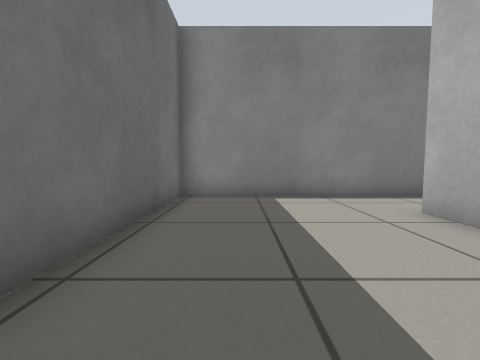
[1] (above)

16 first-person views from a walk through a robot-simulator world made for Gazebo. The camera is 0.5 m above the floor, tilts 4° down and sees 90° across. The floor is counted in squares, 0.5 m on a side. Each view is taken from the middle of a square. On the plan, view 1 faces up. The plan holds only what a view shows up to about 10 squares ahead; the rest is blank.

[2]
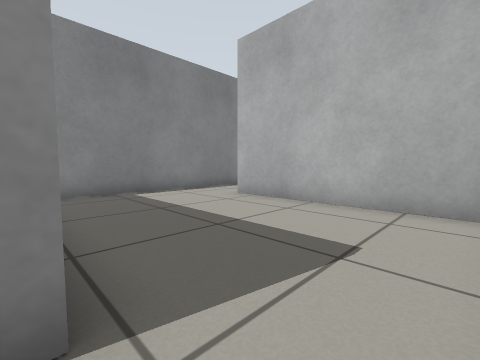

[3]
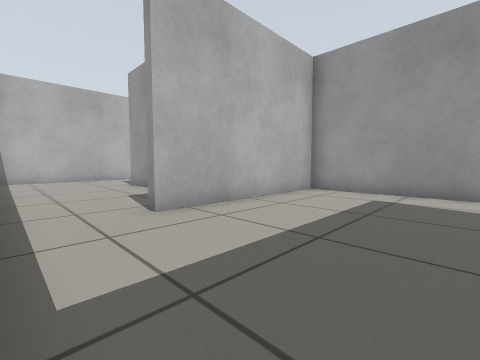

[4]
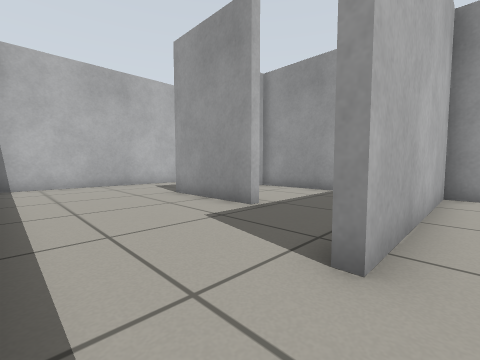

[5]
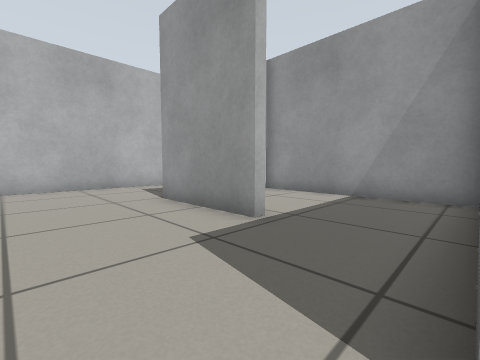

[6]
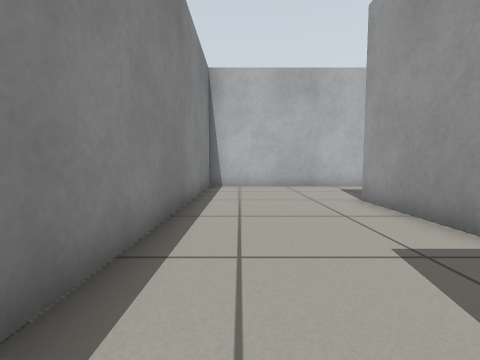

[7]
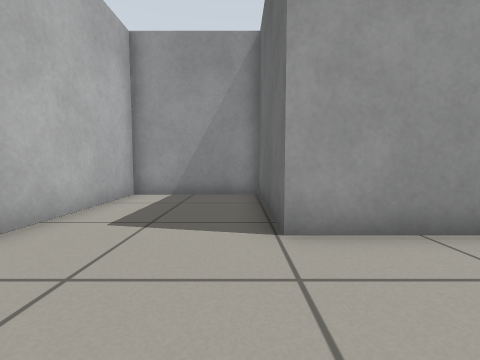

[8]
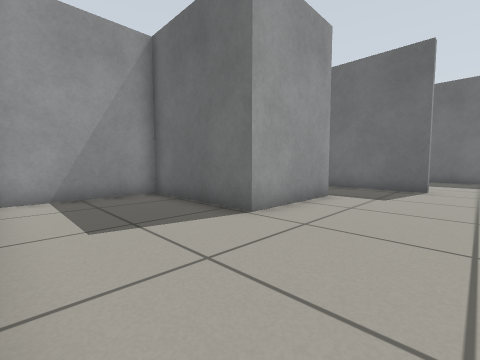

[9]
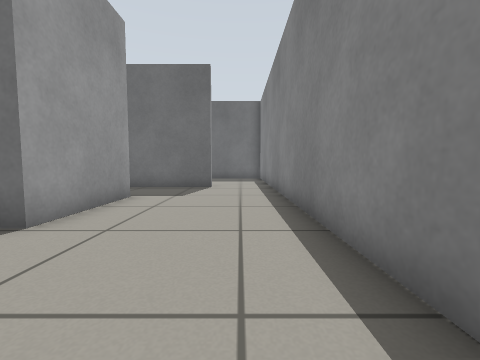

[10]
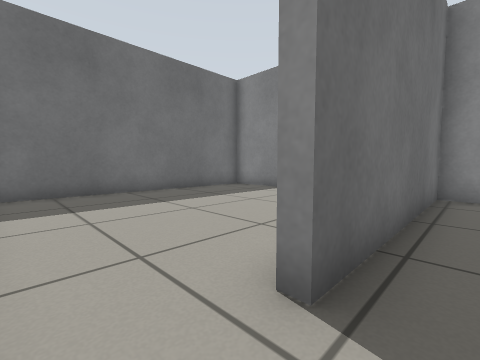

[11]
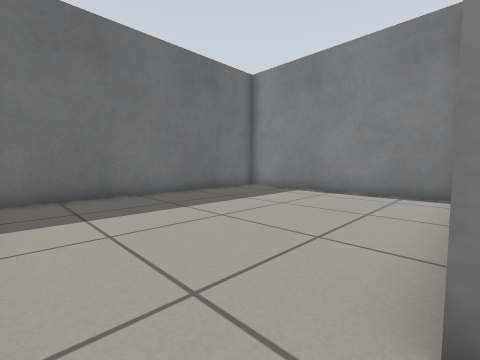

[12]
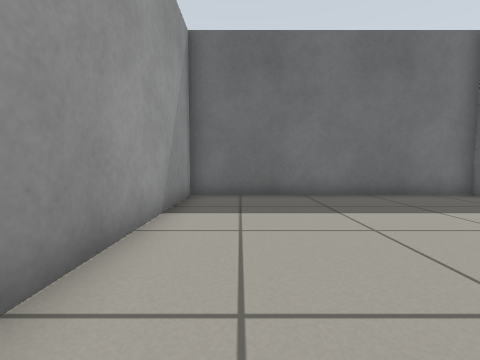

[13]
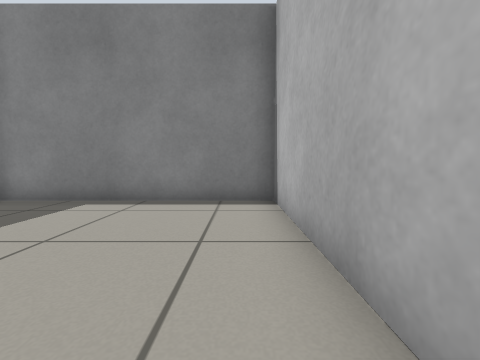

[14]
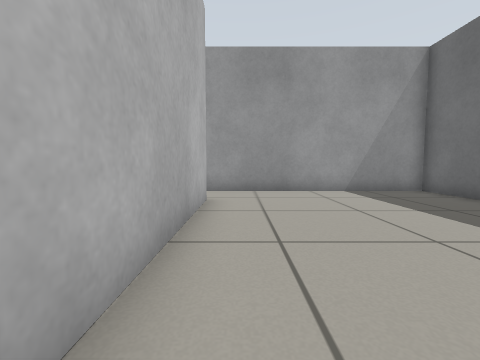

[15]
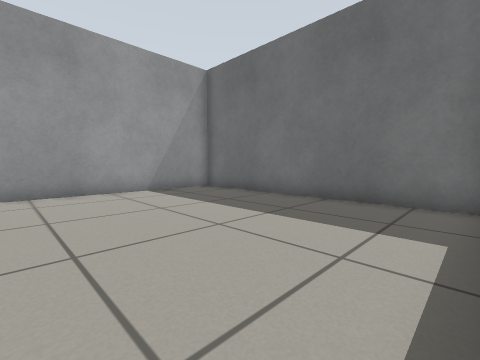

[16]
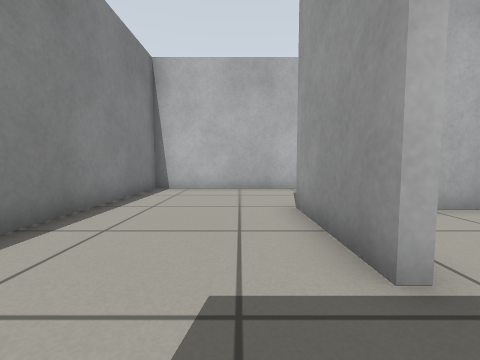

### Floor plan
Ten units are one square. View 1 is at (0, 0); x grows to the right and y downward. Boxes are objects, and circles mark ways between rooms. Rooms are numbered by the first view taken in them; rooms with no view inside come last. Other rooms are left out.
<svg viewBox="-100 -78 249 99">
<path fill="none" stroke="#000" d="M44 -73 -18 -73 -18 -4M-25 16 37 16 37 -49M69 -27 104 -27 104 16 144 16 144 -73 44 -73M40 -49 40 -26M-21 -4 -21 -73 -95 -73 -95 16 -25 16M39 16 101 16 101 1M40 -26 40 -14"/>
<circle cx="40" cy="-60" r="3" fill="#2a7"/>
<circle cx="-20" cy="5" r="3" fill="#2a7"/>
<circle cx="55" cy="-20" r="3" fill="#2a7"/>
<text x="10" y="-30">1</text>
<text x="100" y="-40">2</text>
<text x="-60" y="-30">3</text>
<text x="70" y="0">4</text>
</svg>
Room 1 opens to room 2. Room 1 opens to room 3. Room 2 opens to room 4.

Where each view was taken, in squares from view 1:
view 1: 0 up, 0 right, facing up
view 2: 1 down, 2 left, facing up-right
view 3: 7 up, 1 left, facing down-right
view 4: 7 up, 3 right, facing down-right
view 5: 6 up, 4 right, facing down-right
view 6: 6 up, 4 right, facing right
view 7: 6 up, 11 right, facing down
view 8: 6 up, 14 right, facing down-left
view 9: 6 up, 14 right, facing left
view 10: 1 down, 1 left, facing up-left
view 11: 1 down, 2 left, facing up-left
view 12: 0 up, 2 left, facing left
view 13: 1 up, 3 left, facing up
view 14: 7 up, 3 left, facing down
view 15: 7 up, 3 left, facing down-left
view 16: 4 up, 5 right, facing right
